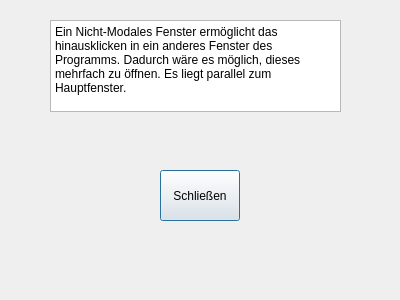
<?xml version="1.0" encoding="UTF-8"?>
<ui version="4.0">
 <class>DlgNichtModal</class>
 <widget class="QDialog" name="DlgNichtModal">
  <property name="geometry">
   <rect>
    <x>0</x>
    <y>0</y>
    <width>400</width>
    <height>300</height>
   </rect>
  </property>
  <property name="windowTitle">
   <string>Dialog</string>
  </property>
  <widget class="QTextEdit" name="textEdit">
   <property name="geometry">
    <rect>
     <x>50</x>
     <y>20</y>
     <width>291</width>
     <height>92</height>
    </rect>
   </property>
   <property name="html">
    <string>&lt;!DOCTYPE HTML PUBLIC &quot;-//W3C//DTD HTML 4.0//EN&quot; &quot;http://www.w3.org/TR/REC-html40/strict.dtd&quot;&gt;
&lt;html&gt;&lt;head&gt;&lt;meta name=&quot;qrichtext&quot; content=&quot;1&quot; /&gt;&lt;meta charset=&quot;utf-8&quot; /&gt;&lt;style type=&quot;text/css&quot;&gt;
p, li { white-space: pre-wrap; }
hr { height: 1px; border-width: 0; }
li.unchecked::marker { content: &quot;\2610&quot;; }
li.checked::marker { content: &quot;\2612&quot;; }
&lt;/style&gt;&lt;/head&gt;&lt;body style=&quot; font-family:'Segoe UI'; font-size:9pt; font-weight:400; font-style:normal;&quot;&gt;
&lt;p style=&quot; margin-top:0px; margin-bottom:0px; margin-left:0px; margin-right:0px; -qt-block-indent:0; text-indent:0px;&quot;&gt;Ein Nicht-Modales Fenster ermöglicht das hinausklicken in ein anderes Fenster des Programms. Dadurch wäre es möglich, dieses mehrfach zu öffnen. Es liegt parallel zum Hauptfenster.&lt;/p&gt;&lt;/body&gt;&lt;/html&gt;</string>
   </property>
  </widget>
  <widget class="QPushButton" name="pushButton">
   <property name="geometry">
    <rect>
     <x>160</x>
     <y>170</y>
     <width>80</width>
     <height>51</height>
    </rect>
   </property>
   <property name="text">
    <string>Schließen</string>
   </property>
  </widget>
 </widget>
 <resources/>
 <connections>
  <connection>
   <sender>pushButton</sender>
   <signal>clicked()</signal>
   <receiver>DlgNichtModal</receiver>
   <slot>close()</slot>
   <hints>
    <hint type="sourcelabel">
     <x>208</x>
     <y>197</y>
    </hint>
    <hint type="destinationlabel">
     <x>299</x>
     <y>190</y>
    </hint>
   </hints>
  </connection>
 </connections>
</ui>
